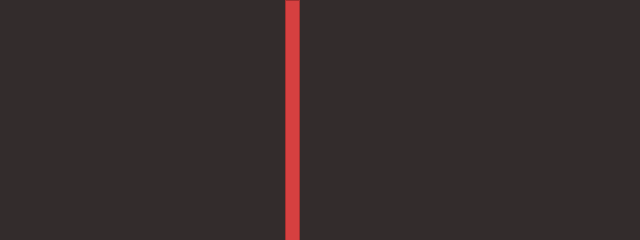
Frame 1 (no input)
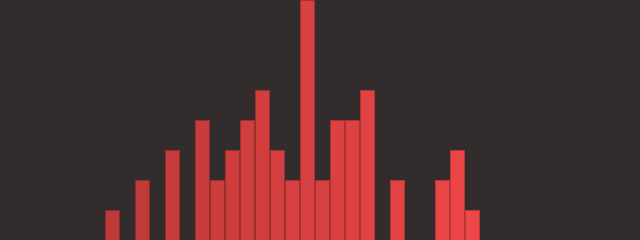
Frame 60 (the mouse pressed at the canvas centre just before this capture)
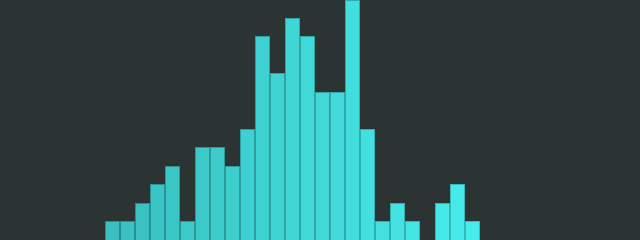
Frame 120 (the mouse held since frame 60 and released just before this capture)

The Processing sketch that drew these frames (run headless with seeded random() and noise(); from frame 60 on, the mouse is pressed at the canvas centre):

// Processing sketch: Noc_01_04_GaussianCounts
// ── Noc_01_04_GaussianCounts.pde
import java.util.*;

int[] randomCounts;
int mean = 20;
int sdeviation = 5;
int baseColor = 285;
Random generator;

void setup() {
  size(640, 240);
  colorMode(HSB,360,100,100);
  randomCounts = new int[mean*2+1];
  generator = new Random();
}

void draw() {
  baseColor = int(map(mouseX,0,width,0,360));
  background(baseColor,13,20);

  int index = (int)(mean + generator.nextGaussian()*sdeviation);
  randomCounts[index]++;


  if (mousePressed && mouseButton == LEFT) {
    drawSimpleCount();
  } else {
    drawScaledCount();
  }
}

void setColor(int index) {
  int gray = int(map(index, 0, randomCounts.length-1, 70, 100));
  stroke(baseColor,70,gray-20);
  fill(baseColor,70,gray);
}

void drawSimpleCount() {
  int w = width/randomCounts.length;
  for (int x = 0; x < randomCounts.length; x++) {
    setColor(x);
    rect(x*w, height-randomCounts[x], w-1, randomCounts[x]);
  }
}

void drawScaledCount() {
  float maxCount = 1;
  float minCount = randomCounts[0];

  for (int x = 0; x < randomCounts.length; x++) {
    float curCount = randomCounts[x];
    if (curCount > maxCount) {
      maxCount = curCount;
    } else if (curCount < minCount) {
      minCount = curCount/3;
    }
  }

  float maxDiff = maxCount-minCount;

  int w = width/randomCounts.length;
  for (int x = 0; x < randomCounts.length; x++) {
    setColor(x);
    float curDiff = randomCounts[x]-minCount;
    float curHeight = (maxDiff == 0) ? height : height*curDiff/maxDiff;

    rect(x*w, height-curHeight, w-1, curHeight);
  }
}
